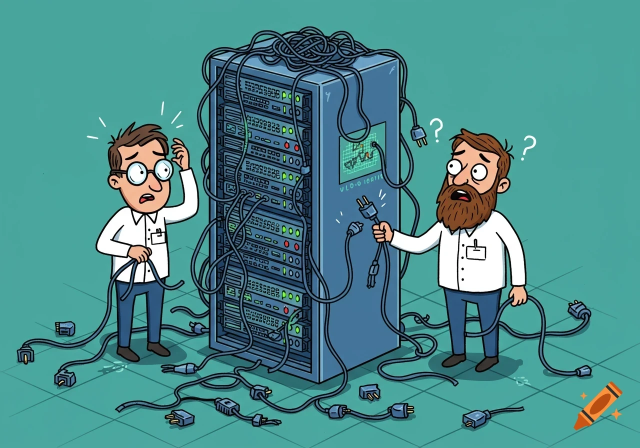
#> input picture conteudo-planejado/videos-echo/echo-dia-do-ti/v3/refs/referencia-estilo.webp, 1280 x 896 px, found by its file name (shown at 1/2 size)
$ python gerar_prancha.py
#> lines starting #> are read from the running program, lines starting #| are printed output that depends on the picture
"""
gerar_prancha.py
Gera a prancha comparativa de alta resolução v3/pranchas/prancha_v3.png
com os 10 quadros (número, tempo e frase) e a imagem de referência ao lado.
"""
import os
import json
from PIL import Image, ImageDraw, ImageFont

V3_DIR = r'C:\Users\WINDOWS\Projects\output\echo-ti-video\v3'
QUADROS_DIR = os.path.join(V3_DIR, 'quadros')
REFS_DIR = os.path.join(V3_DIR, 'refs')
PRANCHAS_DIR = os.path.join(V3_DIR, 'pranchas')
OUT_PRANCHA = os.path.join(PRANCHAS_DIR, 'prancha_v3.png')

os.makedirs(PRANCHAS_DIR, exist_ok=True)

# Carregar metadados
with open(os.path.join(V3_DIR, 'medidas.json'), 'r', encoding='utf-8') as f:
#> (reads conteudo-planejado/videos-echo/echo-dia-do-ti/v3/medidas.json from the repository)
    medidas = json.load(f)

with open(os.path.join(V3_DIR, 'area_segura.json'), 'r', encoding='utf-8') as f:
#> (reads conteudo-planejado/videos-echo/echo-dia-do-ti/v3/area_segura.json from the repository)
    area_segura = json.load(f)

# Fontes do sistema
FONT_BOLD_PATH = 'C:/Windows/Fonts/segoeuib.ttf'
FONT_REG_PATH = 'C:/Windows/Fonts/segoeui.ttf'

font_title = ImageFont.truetype(FONT_BOLD_PATH, 42)
font_subtitle = ImageFont.truetype(FONT_REG_PATH, 22)
font_ref_title = ImageFont.truetype(FONT_BOLD_PATH, 28)
font_card_head = ImageFont.truetype(FONT_BOLD_PATH, 20)
font_card_sub = ImageFont.truetype(FONT_REG_PATH, 16)
font_badge = ImageFont.truetype(FONT_BOLD_PATH, 15)
font_metrics = ImageFont.truetype(FONT_REG_PATH, 14)

# Dimensões da Prancha 4K Editorial (3400 x 1850)
PW, PH = 3400, 1850
prancha = Image.new('RGB', (PW, PH), color=(11, 19, 27))
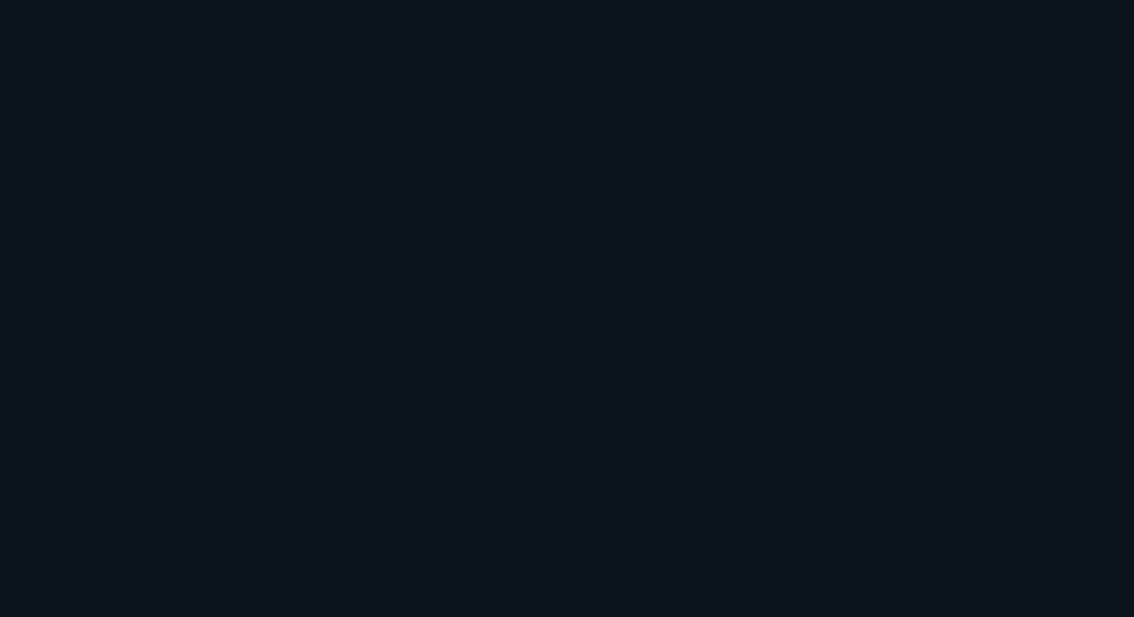
#> prancha: PIL image 3400x1850 RGB (shown at 1/3 size); mean R, G, B 11, 19, 27
draw = ImageDraw.Draw(prancha)

# Cabeçalho Principal da Prancha
draw.rectangle([(0, 0), (PW, 100)], fill=(15, 27, 40))
draw.line([(0, 100), (PW, 100)], fill=(56, 189, 248), width=3)
draw.text((50, 20), "REEL: DIA DO PROFISSIONAL DE TI · V3 PRANCHA EDITORIAL REVISADA", font=font_title, fill=(248, 250, 252))
draw.text((50, 68), "Legenda Orbitron 700 sem caixas · Boca robótica aberta · Ninho denso de cabos · Echo visível em C02/C03 · 10 Cenários únicos", font=font_subtitle, fill=(148, 163, 184))

# Status de conformidade no topo direito
draw.rectangle([(PW - 520, 24), (PW - 50, 76)], fill=(6, 78, 59), outline=(34, 197, 94), width=2)
draw.text((PW - 490, 36), "10 CENAS · CONFORMIDADE TOTAL", font=font_card_head, fill=(255, 255, 255))

# ========================================================
# COLUNA DA ESQUERDA: REFERÊNCIA DE ESTILO E ANÁLISE
# ========================================================
col_w = 820
draw.rectangle([(40, 130), (col_w, PH - 40)], fill=(15, 23, 34), outline=(30, 41, 59), width=2)

draw.text((70, 150), "REFERÊNCIA DE ESTILO OFICIAL", font=font_ref_title, fill=(251, 191, 36))
draw.text((70, 185), "referencia-estilo.webp · Padrão cartoon com volume", font=font_card_sub, fill=(148, 163, 184))

# Carregar e colar a referência
ref_path = os.path.join(REFS_DIR, 'referencia-estilo.webp')
if os.path.exists(ref_path):
    ref_img = Image.open(ref_path).convert('RGB')
#> ref_img is the input picture: PIL image 1280x896 RGB; mean R, G, B 74.9, 139.8, 139.6
    rw = 720
    rh = int(ref_img.height * (rw / ref_img.width))
#> rh = 504
    ref_thumb = ref_img.resize((rw, rh), Image.Resampling.LANCZOS)
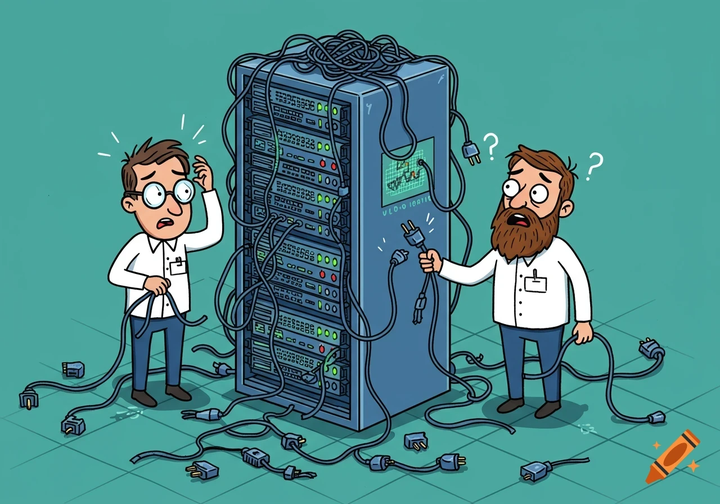
#> ref_thumb: PIL image 720x504 RGB; mean R, G, B 75.1, 139.9, 139.6
    prancha.paste(ref_thumb, (60, 225))
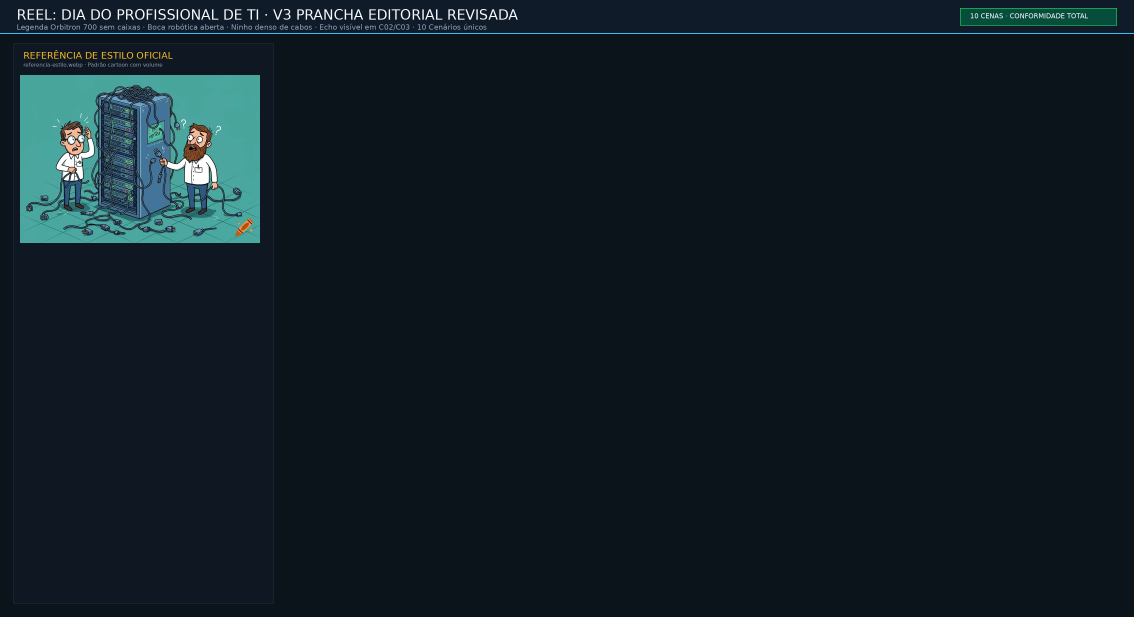
#> prancha: PIL image 3400x1850 RGB (shown at 1/3 size); mean R, G, B 16.4, 28.3, 36.4
    draw.rectangle([(60, 225), (60 + rw, 225 + rh)], outline=(17, 28, 38), width=4)
    ref_bottom = 225 + rh
#> ref_bottom = 729
else:
    ref_bottom = 500

# Painel de conformidade técnica e resolução dos problemas da v2 e v3 anterior
draw.text((70, ref_bottom + 30), "ITENS CORRIGIDOS NA V3:", font=font_card_head, fill=(56, 189, 248))

checks = [
    ("✔ Boca Robótica Aberta", "Forma escura com brilho ciano (#00d4ff), sem dentes/língua, proporcional a boca.json."),
    ("✔ Legendas em Orbitron 700", "Sem caixas, centralizadas, altura fixa uniforme (Y=250), contorno grosso e ciano no destaque."),
    ("✔ Ninho Denso de Cabos (C05)", "Dezenas de cabos embolados em laços no topo, descendo nas laterais e no chão com plugues."),
    ("✔ Echo Visível em C02 e C03", "Cabeça e mãos visíveis com >= 40% da largura (599px e 649px) operando teclado e switch."),
    ("✔ Enquadramentos C01 vs C06", "C01 close frontal com mão apontando vs C06 3/4 com plugue de 2 pinos grande em primeiro plano."),
    ("✔ Telão C09 em JetBrains Mono", "Terminal com tipografia oficial monospace, uptime 99.999% e comemoração."),
    ("✔ Fundos Cel-Shading Ricos", "Zero fundo escuro vazio; texturas de parede, racks detalhados, conduítes e luzes.")
]

cy = ref_bottom + 65
#> cy = 794
for tit, desc in checks:
    draw.text((70, cy), tit, font=font_card_head, fill=(34, 197, 94))
    draw.text((70, cy + 22), desc, font=font_card_sub, fill=(203, 213, 225))
    cy += 50
#> after the loop, cy = 1144

# Paleta de Cores da Referência
draw.text((70, cy + 15), "PALETA DE CORES DA CENA:", font=font_card_head, fill=(251, 191, 36))
cores_swatch = [
    ("#111c26", "Tinta/Ink"),
    ("#3c8e8c", "Parede Petróleo"),
    ("#255e5c", "Piso"),
    ("#1e4b85", "Cabo Azul"),
    ("#eab308", "Cabo Amarelo"),
    ("#22c55e", "LED Ativo")
]

sw_x = 70
sw_y = cy + 45
#> sw_y = 1189
for hex_col, nome in cores_swatch:
    rgb = tuple(int(hex_col.lstrip('#')[i:i+2], 16) for i in (0, 2, 4))
    draw.rectangle([(sw_x, sw_y), (sw_x + 36, sw_y + 36)], fill=rgb, outline=(0, 0, 0), width=2)
    draw.text((sw_x + 46, sw_y + 8), nome, font=font_metrics, fill=(226, 232, 240))
    sw_x += 230
    if sw_x > 700:
        sw_x = 70
        sw_y += 42
#> this loop made 6 passes
#> sw_y on passes 3, 6: 1231, 1273
#> after the loop, sw_x = 70; sw_y = 1273

# ========================================================
# ÁREA DA DIREITA: OS 10 QUADROS EM GRADE 5x2
# ========================================================
thumb_w = 440
thumb_h = int(thumb_w * (1920 / 1080)) # 782px
gap_x = 42
gap_y = 60
start_x = 870
start_y = 140

cenas_info = [
    ("C01", "0,0–2,3s", "EI, VOCÊ AÍ / DO TI!", "Close frontal · Apontando · Boca robô aberta"),
    ("C02", "2,3–3,3s", "FORMATA", "Echo visível >=40% · Monitor 100% · Bancada TI"),
    ("C03", "3,3–4,2s", "CONFIGURA", "Echo plugando RJ45 · Switch 48P · Link LED verde"),
    ("C04", "4,2–4,9s", "FAZ BACKUP", "Cofre digital · Pastas em arco · HD externo 4TB"),
    ("C05", "4,9–7,4s", "E RESOLVE QUASE / TUDO COM…", "Ninho denso 30+ cabos · Laços e tomadas no chão"),
    ("C06", "7,4–8,6s", "JÁ TENTOU / REINICIAR?", "Enquadramento 3/4 · Plugue gigante · Olhar 'eu sei'"),
    ("C07", "8,6–9,1s", "(APAGÃO TOTAL)", "Silhueta no escuro · Olhos ciano · Reboot 42%"),
    ("C08", "9,1–10,7s", "HOJE O DIA / É SEU!", "Mesa TI acolhedora · Luz quente · Brinde caneca"),
    ("C09", "10,7–13,1s", "FELIZ DIA DO / PROFISSIONAL DE TI!", "Telão JetBrains Mono · Mãos ao alto · NOC"),
    ("C10", "13,1–17,0s", "UM ABRAÇO DO / ESTRATÉGIA NERD!", "Estúdio da marca · Caveira oficial · Aceno amigável")
]

for idx, (cid, tempo, frase, desc) in enumerate(cenas_info):
    row = idx // 5
    col = idx % 5

    x = start_x + col * (thumb_w + gap_x)
    y = start_y + row * (thumb_h + gap_y + 40)

    # Carregar imagem do quadro
    img_path = os.path.join(QUADROS_DIR, f"{cid}.png")
    if os.path.exists(img_path):
        q_img = Image.open(img_path).convert('RGB')
        q_thumb = q_img.resize((thumb_w, thumb_h), Image.Resampling.LANCZOS)
        prancha.paste(q_thumb, (x, y))
        draw.rectangle([(x, y), (x + thumb_w, y + thumb_h)], outline=(30, 41, 59), width=3)
    else:
        draw.rectangle([(x, y), (x + thumb_w, y + thumb_h)], fill=(20, 20, 20), outline=(255, 0, 0), width=3)

    # Badge de identificação sobre o topo do quadro
    draw.rectangle([(x, y), (x + 130, y + 34)], fill=(15, 23, 42))
    draw.text((x + 8, y + 6), f"{cid} · {tempo}", font=font_badge, fill=(56, 189, 248))

    # Barra de informações abaixo do quadro
    info_y = y + thumb_h + 8
    draw.rectangle([(x, info_y), (x + thumb_w, info_y + 58)], fill=(15, 23, 34), outline=(30, 41, 59), width=1)

    draw.text((x + 8, info_y + 6), frase, font=font_badge, fill=(255, 255, 255))
    draw.text((x + 8, info_y + 24), desc, font=font_metrics, fill=(148, 163, 184))

    # Medidas anotadas
    m_info = medidas.get(cid, {})
    ew = m_info.get('echoLarguraVisivelPx', '-')
    hw = m_info.get('cabecaLarguraPx', '-')
    bv = m_info.get('bocaValor', '-')

    met_txt = f"Echo: {ew}px | Boca: {bv}"
    if cid in ['C01', 'C06']:
        met_txt += f" | Cabeça: {hw}px"
    draw.text((x + 8, info_y + 40), met_txt, font=font_metrics, fill=(34, 197, 94))

# Salvar prancha final
prancha.save(OUT_PRANCHA, 'PNG', quality=95)
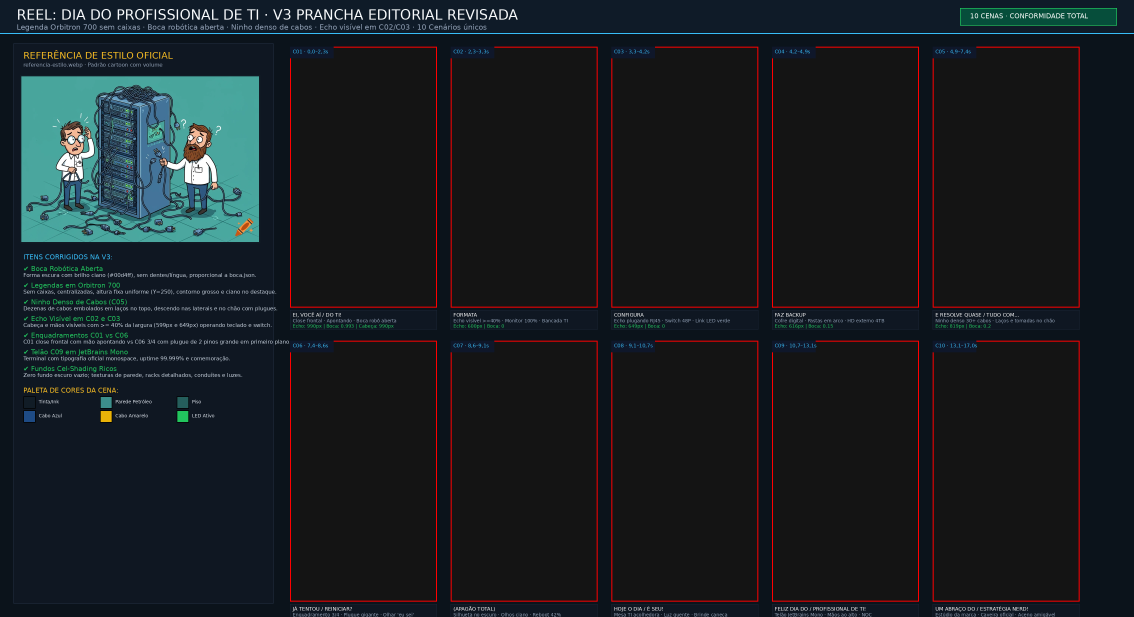
#> saved as prancha_v3.png: PIL image 3400x1850 RGB (shown at 1/3 size); mean R, G, B 24.9, 30, 33.8
#> (the run stopped early here; a loop or call above may not have finished)
